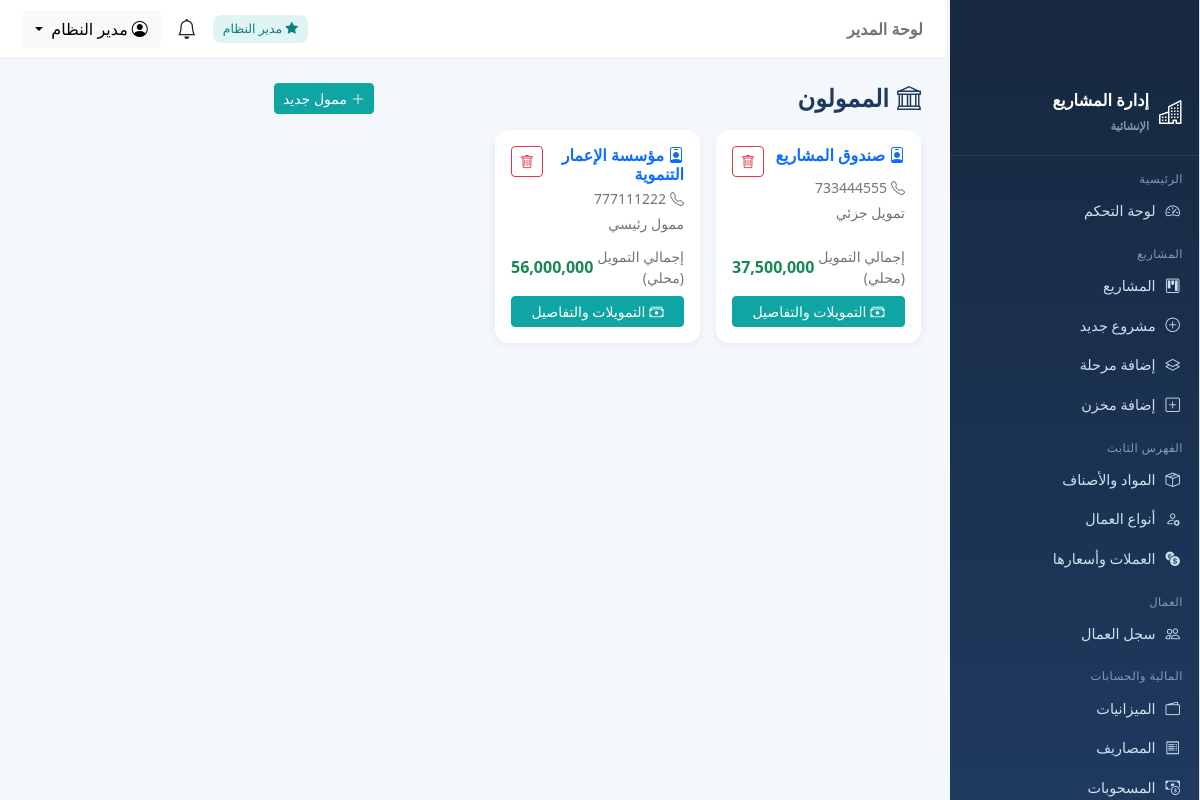
Page /funders (signed in) on the committed database.
### tables this page shows
CREATE TABLE users (
  id INTEGER PRIMARY KEY AUTOINCREMENT,
  username VARCHAR(100) NOT NULL UNIQUE,
  password_hash VARCHAR(255) NOT NULL,
  full_name VARCHAR(200) NOT NULL,
  role TEXT NOT NULL DEFAULT 'supervisor',
  project_id INT DEFAULT NULL ,
  phone VARCHAR(50) DEFAULT NULL,
  is_active INTEGER DEFAULT 1,
  created_at TIMESTAMP DEFAULT CURRENT_TIMESTAMP,
  CONSTRAINT fk_user_project FOREIGN KEY (project_id) REFERENCES projects(id) ON DELETE SET NULL
);

CREATE TABLE funders (
  id INTEGER PRIMARY KEY AUTOINCREMENT,
  name VARCHAR(200) NOT NULL,
  phone VARCHAR(50) DEFAULT NULL,
  notes TEXT,
  created_at TIMESTAMP DEFAULT CURRENT_TIMESTAMP
);

### finance.py (the view)
@finance_bp.route('/funders')
@require_roles('admin')
def list_funders():
    items = db_query(
        """SELECT f.*, (SELECT COALESCE(SUM(d.amount_local),0) FROM funder_deposits d WHERE d.funder_id=f.id) AS total
           FROM funders f ORDER BY f.name""")
    return render_template('funders/list.html', items=items)

### app.py (called while the page is built)
@app.context_processor
def inject_globals():
    u = g.get('current_user')
    unread = 0
    if u:
        unread = db.db_query("SELECT COUNT(*) AS c FROM notifications WHERE user_id=%s AND is_read=0",
                             (u['id'],), one=True)['c']
    return {
        'cur_user': u,
        'is_admin': is_admin(),
        'scope_pid': scope_project_id(),
        'unread_count': unread,
        'today': date.today(),
        'money': db.money,
        'cur_name': lambda cid: (db.cur_by_id(cid) or {}).get('name_ar', ''),
        'cur_code': lambda cid: (db.cur_by_id(cid) or {}).get('code', ''),
        'APP_NAME': 'نظام إدارة المشاريع الإنشائية',
    }

### auth.py (called while the page is built)
def current_user():
    uid = session.get('user_id')
    if not uid:
        return None
    return db_query("SELECT * FROM users WHERE id=%s", (uid,), one=True)

@auth_bp.before_app_request
def load_user():
    g.current_user = current_user()

def require_login(fn):
    @wraps(fn)
    def wrapper(*args, **kwargs):
        if not session.get('user_id'):
            return redirect(url_for('auth.login', next=request.path))
        return fn(*args, **kwargs)
    return wrapper

def require_roles(*roles):
    def deco(fn):
        @wraps(fn)
        @require_login
        def wrapper(*args, **kwargs):
            u = g.get('current_user')
            if not u or u['role'] not in roles:
                flash('ليست لديك صلاحية الوصول إلى هذه الصفحة', 'warning')
                return redirect(url_for('dashboard.index'))
            return fn(*args, **kwargs)
        return wrapper
    return deco

def is_admin():
    u = g.get('current_user')
    return bool(u and u['role'] == 'admin')

def scope_project_id():
    u = g.get('current_user')
    if not u or u['role'] == 'admin':
        return None
    return u['project_id']

### db.py (called while the page is built)
def _translate_sql(sql):
    out, i, n = [], 0, len(sql)
    in_str, quote = False, None
    while i < n:
        ch = sql[i]
        if in_str:
            out.append(ch)
            if ch == quote:
                in_str = False
            i += 1; continue
        if ch in ("'", '"'):
            in_str = True; quote = ch; out.append(ch); i += 1; continue
        if ch == '%' and i + 1 < n and sql[i + 1] == 's':
            out.append('?'); i += 2; continue
        out.append(ch); i += 1
    text = ''.join(out)
    text = re.sub(r"(\w+)\s*<=>\s*\?",
                  r"(\1 IS ? OR (\1 IS NULL AND ? IS NULL))",
                  text)
    return text

### templates/funders/list.html (shortened to what this page needs)
{% extends 'base.html' %}
{% block content %}
<div class="d-flex justify-content-between align-items-center mb-3">
  <h4 class="page-title mb-0"><i class="bi bi-bank me-2"></i>الممولون</h4>
  <a class="btn btn-sm btn-primary" href="{{ url_for('finance.add_funder') }}"><i class="bi bi-plus-lg me-1"></i>ممول جديد</a>
</div>
<div class="row g-3">
  {% for f in items %}
  <div class="col-md-6 col-xl-4">
    <div class="card h-100 p-3">
      <div class="d-flex justify-content-between">
        <h6 class="fw-bold text-primary mb-1"><i class="bi bi-person-badge me-1"></i>{{ f.name }}</h6>
        <form method="post" action="{{ url_for('finance.delete_funder', fid=f.id) }}" onsubmit="return confirm('حذف الممول؟')">
          <button class="btn btn-sm btn-outline-danger"><i class="bi bi-trash"></i></button>
        </form>
      </div>
      {% if f.phone %}<p class="text-secondary small mb-1"><i class="bi bi-telephone me-1"></i>{{ f.phone }}</p>{% endif %}
      {% if f.notes %}<p class="text-secondary small mb-1">{{ f.notes }}</p>{% endif %}
      <div class="mt-auto d-flex justify-content-between align-items-center pt-2">
        <span class="small text-secondary">إجمالي التمويل (محلي)</span>
        <span class="fw-bold text-success">{{ money(f.total) }}</span>
      </div>
      <div class="mt-2">
        <a class="btn btn-sm btn-primary w-100" href="{{ url_for('finance.funder_detail', fid=f.id) }}"><i class="bi bi-cash-stack me-1"></i>التمويلات والتفاصيل</a>
      </div>
    </div>
  </div>
  {% else %}<div class="col-12"><div class="card p-5 text-center text-secondary"><i class="bi bi-bank fs-1"></i><p class="mt-2">لا يوجد ممولون</p></div></div>{% endfor %}
</div>
{% endblock %}

### templates/base.html (shortened to what this page needs)
{% set role = cur_user.role if cur_user else '' %}
<!doctype html>
<html lang="ar" dir="rtl">
<head>
  <link href="https://cdn.jsdelivr.net/npm/bootstrap@5.3.3/dist/css/bootstrap.rtl.min.css" rel="stylesheet">
  <link href="https://cdn.jsdelivr.net/npm/bootstrap-icons@1.11.3/font/bootstrap-icons.min.css" rel="stylesheet">
</head>
<body>
  {% if cur_user %}
  <div id="wrapper" class="d-flex">
    <aside class="sidebar" id="sidebar">
      <div class="brand"><i class="bi bi-buildings fs-4"></i><span>إدارة المشاريع<br><small class="text-white-50"
            style="font-size:.7rem">الإنشائية</small></span></div>
      <div class="nav-section">الرئيسية</div>
      <a class="nav-item {{ 'active' if request.endpoint=='dashboard.index' }}"
        href="{{ url_for('dashboard.index') }}"><i class="bi bi-speedometer2"></i> لوحة التحكم</a>
      <div class="nav-section">المشاريع</div>
      <a class="nav-item {{ 'active' if request.endpoint in ['projects.list_projects','projects.view_project','projects.add_project','projects.edit_project'] }}"
        href="{{ url_for('projects.list_projects') }}"><i class="bi bi-kanban"></i> المشاريع</a>
      {% if is_admin %}
      <a class="nav-item" href="{{ url_for('projects.add_project') }}"><i class="bi bi-plus-circle"></i> مشروع جديد</a>
      <a class="nav-item" href="{{ url_for('projects.add_phase') }}"><i class="bi bi-layers"></i> إضافة مرحلة</a>
      {% endif %}
      <a class="nav-item" href="{{ url_for('projects.add_warehouse') }}"><i class="bi bi-plus-square"></i> إضافة
        مخزن</a>
      <div class="nav-section">الفهرس الثابت</div>
      <a class="nav-item {{ 'active' if request.endpoint.startswith('catalog.list_materials') }}"
        href="{{ url_for('catalog.list_materials') }}"><i class="bi bi-box-seam"></i> المواد والأصناف</a>
      <a class="nav-item {{ 'active' if request.endpoint.startswith('catalog.list_worker_types') }}"
        href="{{ url_for('catalog.list_worker_types') }}"><i class="bi bi-person-gear"></i> أنواع العمال</a>
      {% if is_admin %}
      <a class="nav-item {{ 'active' if request.endpoint.startswith('catalog.list_currencies') }}"
        href="{{ url_for('catalog.list_currencies') }}"><i class="bi bi-currency-exchange"></i> العملات وأسعارها</a>
      {% endif %}
      <div class="nav-section">العمال</div>
      <a class="nav-item {{ 'active' if request.endpoint.startswith('workers.') }}"
        href="{{ url_for('workers.list_workers') }}"><i class="bi bi-people"></i> سجل العمال</a>
      <div class="nav-section">المالية والحسابات</div>
      <a class="nav-item {{ 'active' if request.endpoint.startswith('finance.list_budgets') }}"
        href="{{ url_for('finance.list_budgets') }}"><i class="bi bi-wallet2"></i> الميزانيات</a>
      <a class="nav-item {{ 'active' if request.endpoint.startswith('finance.list_expenses') }}"
        href="{{ url_for('finance.list_expenses') }}"><i class="bi bi-receipt"></i> المصاريف</a>
      <a class="nav-item {{ 'active' if request.endpoint.startswith('finance.list_withdrawals') }}"
        href="{{ url_for('finance.list_withdrawals') }}"><i class="bi bi-cash-coin"></i> المسحوبات</a>
    </aside>
    <div class="flex-grow-1 main-wrap">
      <nav class="topbar">
        <div>
          <span class="fw-bold text-secondary">{{ 'لوحة المدير' if is_admin else 'لوحة المشرف' }}</span>
        </div>
        <div class="d-flex align-items-center gap-3">
          {% if is_admin %}<span class="badge-soft"><i class="bi bi-star-fill"></i> مدير النظام</span>{% endif %}
          <a class="position-relative text-dark text-decoration-none"
            href="{{ url_for('notifications.list_notifications') }}" title="الإشعارات">
            <i class="bi bi-bell fs-5"></i>
          </a>
          <div class="dropdown">
            <button class="btn btn-light dropdown-toggle" data-bs-toggle="dropdown">
              <i class="bi bi-person-circle me-1"></i>{{ cur_user.full_name }}
            </button>
          </div>
        </div>
      </nav>
      <main class="container-fluid p-4">
        {% block content %}{% endblock %}
      </main>
    </div>
  </div>
  {% else %}
  {% block auth_content %}{% endblock %}
  {% endif %}
</body>
</html>

### templates/base.html (style rules this page uses)
.sidebar { position: fixed !important; top: 0 !important; left: 0 !important; bottom: 0 !important; width: 250px !important; height: 100vh !important; overflow-y: auto !important; background-color: #f8f9fa !important; border-right: 1px solid #dee2e6 !important; padding-top: 70px !important; z-index: 1000 !important; scrollbar-width: thin; scrollbar-color: #c1c1c1 transparent; }
main { margin-left: 250px !important; width: calc(100% - 250px) !important; max-width: calc(100% - 250px) !important; flex: 0 0 auto !important; padding-top: 20px !important; }
:root { --primary: #1e3a5f; --accent: #0ea5a4; --light: #f4f7fb; --sidebar-w: 255px; }
* { font-family: "Segoe UI", Tahoma, Arial, sans-serif; }
body { background: var(--light); }
#wrapper { min-height: 100vh; }
.sidebar { width: var(--sidebar-w); background: linear-gradient(180deg, #16283f, #1e3a5f); min-height: 100vh; position: fixed; right: 0; top: 0; z-index: 1040; color: #cfe0f0; transition: .25s; overflow-y: auto; }
.sidebar .brand { display: flex; align-items: center; gap: 10px; padding: 18px 16px; border-bottom: 1px solid rgba(255, 255, 255, .08); color: #fff; font-weight: 700; font-size: 1.02rem; }
.sidebar .nav-section { font-size: .72rem; color: #7f9cbd; padding: 14px 16px 4px; letter-spacing: .5px; }
.sidebar a.nav-item { display: flex; align-items: center; gap: 10px; padding: 9px 16px; color: #cfe0f0; text-decoration: none; font-size: .9rem; border-right: 3px solid transparent; }
.topbar { background: #fff; border-bottom: 1px solid #e5eaf0; padding: 10px 22px; display: flex; align-items: center; justify-content: space-between; position: sticky; top: 0; z-index: 1030; }
.main-wrap { margin-right: var(--sidebar-w); }
.card { border: 0; border-radius: 14px; box-shadow: 0 2px 10px rgba(20, 40, 80, .06); }
.badge-soft { background: rgba(14, 165, 164, .12); color: #0b7f7e; padding: 5px 10px; border-radius: 8px; font-size: .78rem; }
.page-title { font-weight: 700; color: var(--primary); }
.btn-primary { background: var(--accent); border-color: var(--accent); }

### rows in the picture
users: full_name "مدير النظام"
funders: name "صندوق المشاريع", phone "733444555", notes "تمويل جزئي", total "37,500,000"
funders: name "مؤسسة الإعمار التنموية", phone "777111222", notes "ممول رئيسي", total "56,000,000"

### other values in the picture
{{ 'لوحة المدير' if is_admin else 'لوحة المشرف' }} "لوحة المدير"
